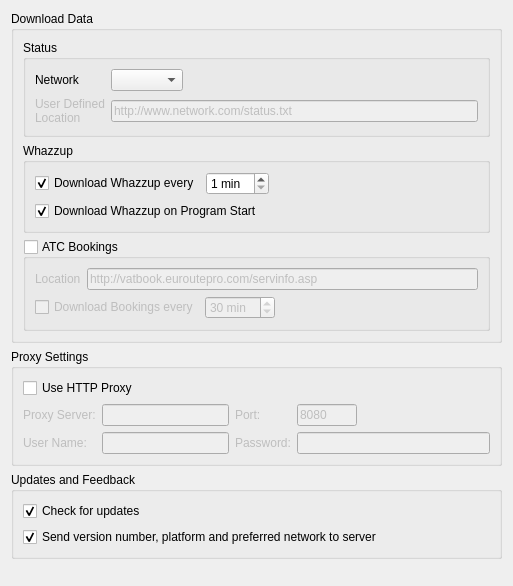
     <widget class="QWidget" name="downloadTab">
      <attribute name="title">
       <string>Network</string>
      </attribute>
      <layout class="QVBoxLayout">
       <item>
        <widget class="QGroupBox" name="groupBoxDownload">
         <property name="styleSheet">
          <string notr="true"/>
         </property>
         <property name="title">
          <string>Download Data</string>
         </property>
         <layout class="QGridLayout">
          <item row="0" column="0">
           <widget class="QGroupBox" name="groupBox_3">
            <property name="title">
             <string>Status</string>
            </property>
            <layout class="QGridLayout" name="gridLayout_3">
             <item row="0" column="0">
              <widget class="QLabel" name="label_2">
               <property name="text">
                <string>Network</string>
               </property>
               <property name="buddy">
                <cstring>cbNetwork</cstring>
               </property>
              </widget>
             </item>
             <item row="0" column="1">
              <widget class="QComboBox" name="cbNetwork">
               <property name="currentIndex">
                <number>-1</number>
               </property>
              </widget>
             </item>
             <item row="0" column="2">
              <spacer name="horizontalSpacer_7">
               <property name="orientation">
                <enum>Qt::Horizontal</enum>
               </property>
               <property name="sizeHint" stdset="0">
                <size>
                 <width>40</width>
                 <height>20</height>
                </size>
               </property>
              </spacer>
             </item>
             <item row="1" column="1" colspan="2">
              <widget class="QLineEdit" name="editUserDefinedLocation">
               <property name="enabled">
                <bool>false</bool>
               </property>
               <property name="text">
                <string>http://www.network.com/status.txt</string>
               </property>
              </widget>
             </item>
             <item row="1" column="0">
              <widget class="QLabel" name="lbluserDefinedLocation">
               <property name="enabled">
                <bool>false</bool>
               </property>
               <property name="text">
                <string>User Defined 
Location</string>
               </property>
               <property name="buddy">
                <cstring>editUserDefinedLocation</cstring>
               </property>
              </widget>
             </item>
            </layout>
           </widget>
          </item>
          <item row="1" column="0">
           <widget class="QGroupBox" name="groupBox_4">
            <property name="title">
             <string>Whazzup</string>
            </property>
            <layout class="QVBoxLayout" name="verticalLayout_4">
             <item>
              <layout class="QHBoxLayout" name="horizontalLayout">
               <item>
                <widget class="QCheckBox" name="cbDownloadPeriodically">
                 <property name="text">
                  <string>Download Whazzup every</string>
                 </property>
                 <property name="checked">
                  <bool>true</bool>
                 </property>
                </widget>
               </item>
               <item>
                <widget class="QSpinBox" name="spinBoxDownloadInterval">
                 <property name="suffix">
                  <string> min</string>
                 </property>
                 <property name="minimum">
                  <number>1</number>
                 </property>
                </widget>
               </item>
               <item>
                <spacer name="horizontalSpacer_11">
                 <property name="orientation">
                  <enum>Qt::Horizontal</enum>
                 </property>
                 <property name="sizeHint" stdset="0">
                  <size>
                   <width>40</width>
                   <height>20</height>
                  </size>
                 </property>
                </spacer>
               </item>
              </layout>
             </item>
             <item>
              <widget class="QCheckBox" name="cbDownloadOnStartup">
               <property name="text">
                <string>Download Whazzup on Program Start</string>
               </property>
               <property name="checked">
                <bool>true</bool>
               </property>
              </widget>
             </item>
            </layout>
           </widget>
          </item>
          <item row="9" column="0">
           <widget class="QGroupBox" name="gbDownloadBookings">
            <property name="title">
             <string>ATC Bookings</string>
            </property>
            <property name="checkable">
             <bool>true</bool>
            </property>
            <property name="checked">
             <bool>false</bool>
            </property>
            <layout class="QVBoxLayout" name="verticalLayout_10">
             <item>
              <layout class="QHBoxLayout" name="horizontalLayout_2">
               <item>
                <widget class="QLabel" name="label_9">
                 <property name="text">
                  <string>Location</string>
                 </property>
                </widget>
               </item>
               <item>
                <widget class="QLineEdit" name="editBookingsLocation">
                 <property name="enabled">
                  <bool>false</bool>
                 </property>
                 <property name="text">
                  <string>http://vatbook.euroutepro.com/servinfo.asp</string>
                 </property>
                </widget>
               </item>
              </layout>
             </item>
             <item>
              <layout class="QHBoxLayout" name="horizontalLayout_3">
               <item>
                <widget class="QCheckBox" name="cbBookingsPeriodically">
                 <property name="enabled">
                  <bool>false</bool>
                 </property>
                 <property name="toolTip">
                  <string>Will be initially downloaded only when needed the first time.</string>
                 </property>
                 <property name="text">
                  <string>Download Bookings every</string>
                 </property>
                </widget>
               </item>
               <item>
                <widget class="QSpinBox" name="sbBookingsInterval">
                 <property name="enabled">
                  <bool>false</bool>
                 </property>
                 <property name="suffix">
                  <string> min</string>
                 </property>
                 <property name="minimum">
                  <number>1</number>
                 </property>
                 <property name="maximum">
                  <number>300</number>
                 </property>
                 <property name="value">
                  <number>30</number>
                 </property>
                </widget>
               </item>
               <item>
                <spacer name="horizontalSpacer_12">
                 <property name="orientation">
                  <enum>Qt::Horizontal</enum>
                 </property>
                 <property name="sizeHint" stdset="0">
                  <size>
                   <width>40</width>
                   <height>20</height>
                  </size>
                 </property>
                </spacer>
               </item>
              </layout>
             </item>
            </layout>
           </widget>
          </item>
         </layout>
        </widget>
       </item>
       <item>
        <widget class="QGroupBox" name="groupBoxProxy">
         <property name="title">
          <string>Proxy Settings</string>
         </property>
         <layout class="QGridLayout">
          <item row="0" column="0" colspan="5">
           <widget class="QCheckBox" name="cbUseProxy">
            <property name="toolTip">
             <string>Applies to all network communication.</string>
            </property>
            <property name="text">
             <string>Use HTTP Proxy</string>
            </property>
           </widget>
          </item>
          <item row="1" column="0">
           <widget class="QLabel" name="lblProxyServer">
            <property name="enabled">
             <bool>false</bool>
            </property>
            <property name="text">
             <string>Proxy Server:</string>
            </property>
            <property name="buddy">
             <cstring>editProxyServer</cstring>
            </property>
           </widget>
          </item>
          <item row="1" column="1">
           <widget class="QLineEdit" name="editProxyServer">
            <property name="enabled">
             <bool>false</bool>
            </property>
           </widget>
          </item>
          <item row="1" column="2">
           <widget class="QLabel" name="lblProxyPort">
            <property name="enabled">
             <bool>false</bool>
            </property>
            <property name="text">
             <string>Port:</string>
            </property>
            <property name="buddy">
             <cstring>editProxyPort</cstring>
            </property>
           </widget>
          </item>
          <item row="1" column="3">
           <widget class="QLineEdit" name="editProxyPort">
            <property name="enabled">
             <bool>false</bool>
            </property>
            <property name="maximumSize">
             <size>
              <width>60</width>
              <height>16777215</height>
             </size>
            </property>
            <property name="inputMask">
             <string>00000; </string>
            </property>
            <property name="text">
             <string>8080</string>
            </property>
           </widget>
          </item>
          <item row="2" column="0">
           <widget class="QLabel" name="lblProxyUser">
            <property name="enabled">
             <bool>false</bool>
            </property>
            <property name="text">
             <string>User Name:</string>
            </property>
            <property name="margin">
             <number>1</number>
            </property>
            <property name="buddy">
             <cstring>editProxyUser</cstring>
            </property>
           </widget>
          </item>
          <item row="2" column="1">
           <widget class="QLineEdit" name="editProxyUser">
            <property name="enabled">
             <bool>false</bool>
            </property>
           </widget>
          </item>
          <item row="2" column="2">
           <widget class="QLabel" name="lblProxyPassword">
            <property name="enabled">
             <bool>false</bool>
            </property>
            <property name="text">
             <string>Password:</string>
            </property>
            <property name="buddy">
             <cstring>editProxyPassword</cstring>
            </property>
           </widget>
          </item>
          <item row="2" column="3" colspan="2">
           <widget class="QLineEdit" name="editProxyPassword">
            <property name="enabled">
             <bool>false</bool>
            </property>
            <property name="echoMode">
             <enum>QLineEdit::Password</enum>
            </property>
           </widget>
          </item>
          <item row="1" column="4">
           <spacer>
            <property name="orientation">
             <enum>Qt::Horizontal</enum>
            </property>
            <property name="sizeHint" stdset="0">
             <size>
              <width>40</width>
              <height>20</height>
             </size>
            </property>
           </spacer>
          </item>
         </layout>
        </widget>
       </item>
       <item>
        <widget class="QGroupBox" name="groupBoxUpdates">
         <property name="title">
          <string>Updates and Feedback</string>
         </property>
         <layout class="QVBoxLayout">
          <item>
           <widget class="QCheckBox" name="cbCheckForUpdates">
            <property name="enabled">
             <bool>true</bool>
            </property>
            <property name="text">
             <string>Check for updates</string>
            </property>
            <property name="checked">
             <bool>true</bool>
            </property>
           </widget>
          </item>
          <item>
           <widget class="QCheckBox" name="cbSendVersionInfo">
            <property name="enabled">
             <bool>true</bool>
            </property>
            <property name="text">
             <string>Send version number, platform and preferred network to server</string>
            </property>
            <property name="checked">
             <bool>true</bool>
            </property>
           </widget>
          </item>
         </layout>
        </widget>
       </item>
       <item>
        <spacer>
         <property name="orientation">
          <enum>Qt::Vertical</enum>
         </property>
         <property name="sizeHint" stdset="0">
          <size>
           <width>491</width>
           <height>16</height>
          </size>
         </property>
        </spacer>
       </item>
      </layout>
     </widget>
